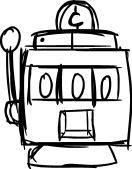
#> input picture wiki_data/images/CharacterPortrait/10/1.png, 132 x 169 px; its folder holds only this picture in this run
$ python -i extract_area_move_icons.py   (imports and definitions only)
#> lines starting #> are read from the running program, lines starting #| are printed output that depends on the picture
"""Extract area icons (map.swf sprite 1828) and move ability icons
(ability_icons.swf sprite 1346, by thematic frame), normalize into assets/. """
import io as _io, sys as _sys, os, subprocess, glob
_sys.stdout = _io.TextIOWrapper(_sys.stdout.buffer, encoding='utf-8')
from PIL import Image

JAVA = r'_extractor\jre\jdk-21.0.12.1+1-jre\bin\java.exe'
FFDEC = r'_extractor\ffdec\ffdec-cli.jar'

def ffdec_extract(sprite, frames, swf, tmp):
#> called with sprite = 1828, swf = 'game_assets\\swfs\\map.swf', tmp = 'tools\\_swf_tmp\\areas'
    os.makedirs(tmp, exist_ok=True)
    # frames: list of 1-based frame numbers
    rng = ','.join(str(f) for f in frames)
    subprocess.run([JAVA, '-jar', FFDEC, '-format', 'sprite:png', '-ignorebackground', '-zoom', '1',
                    '-selectid', str(sprite), '-select', f'{sprite}:{rng}', '-export', 'sprite', tmp, swf],
                   capture_output=True, timeout=180)
#> (this line was passed over: subprocess is not available in this run)
    # FFDec names files by frame number
    out = {}
    for p in glob.glob(os.path.join(tmp, '**', '*.png'), recursive=True):
        fn = os.path.basename(p)
        try:
            out[int(os.path.splitext(fn)[0])] = p
        except ValueError:
            pass
    return out

def norm(src, dest, target=64, pad=4):
#> called with dest = 'out.png', target = 64, pad = 4
    img = Image.open(src).convert('RGBA')
#> img is the input picture: PIL image 132x169 RGBA; mean R, G, B, A 0, 0, 0, 60.8
    bbox = img.getbbox()
#> bbox = (0, 0, 132, 169)
    if not bbox:
        return False
    img = img.crop(bbox)
    inner = target - pad * 2
    s = min(inner / img.width, inner / img.height)
#> s = 0.331
    img = img.resize((max(1, int(img.width * s)), max(1, int(img.height * s))), Image.LANCZOS)
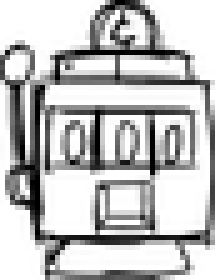
#> img: PIL image 43x56 RGBA (shown 5 times larger); mean R, G, B, A 0, 0, 0, 63.8; transparent parts drawn white
    canvas = Image.new('RGBA', (target, target), (0, 0, 0, 0))
#> canvas: PIL image 64x64 RGBA; every value is 0
    canvas.paste(img, ((target - img.width) // 2, (target - img.height) // 2), img)
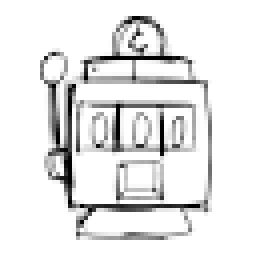
#> canvas: PIL image 64x64 RGBA (shown 4 times larger); mean R, G, B, A 0, 0, 0, 24.6; transparent parts drawn white
    canvas.save(dest, 'PNG', optimize=True)
    return True

# ---- 区域图标 (sprite 1828, map.swf): 0-based frame +1 = FFDec 帧 ----
ZONES = {
    'caves': 4, 'boneyard': 5, 'moon': 9, 'core': 10, 'jurassic': 14,
    'theend': 16, 'meatworld': 17, 'dimensionx': 18, 'endoftime': 19,
}
tmp = r'tools\_swf_tmp\areas'
# [1 line not run here, left out]
got = ffdec_extract(1828, list(ZONES.values()), r'game_assets\swfs\map.swf', tmp)
# [6 lines not run here, left out]

# ---- 移动图标 (sprite 1346, ability_icons.swf): 0-based +1 = FFDec 帧 ----
MOVES = {
    'DefaultMove': 799, 'BasicJump': 148, 'Teleport': 235, 'BasicDig': 438,
    'Shadowstep': 190, 'SwapPositions': 205, 'TrampleMove': 123, 'TrampleMoveOne': 122,
    'MaxTeleport': 239, 'SwimmerMove': 629, 'FloatMove': 558,
}
tmp2 = r'tools\_swf_tmp\moves'
got2 = ffdec_extract(1346, list(MOVES.values()), r'game_assets\swfs\ability_icons.swf', tmp2)
# [6 lines not run here, left out]

>>> result = norm('../wiki_data/images/CharacterPortrait/10/1.png', 'out.png')
